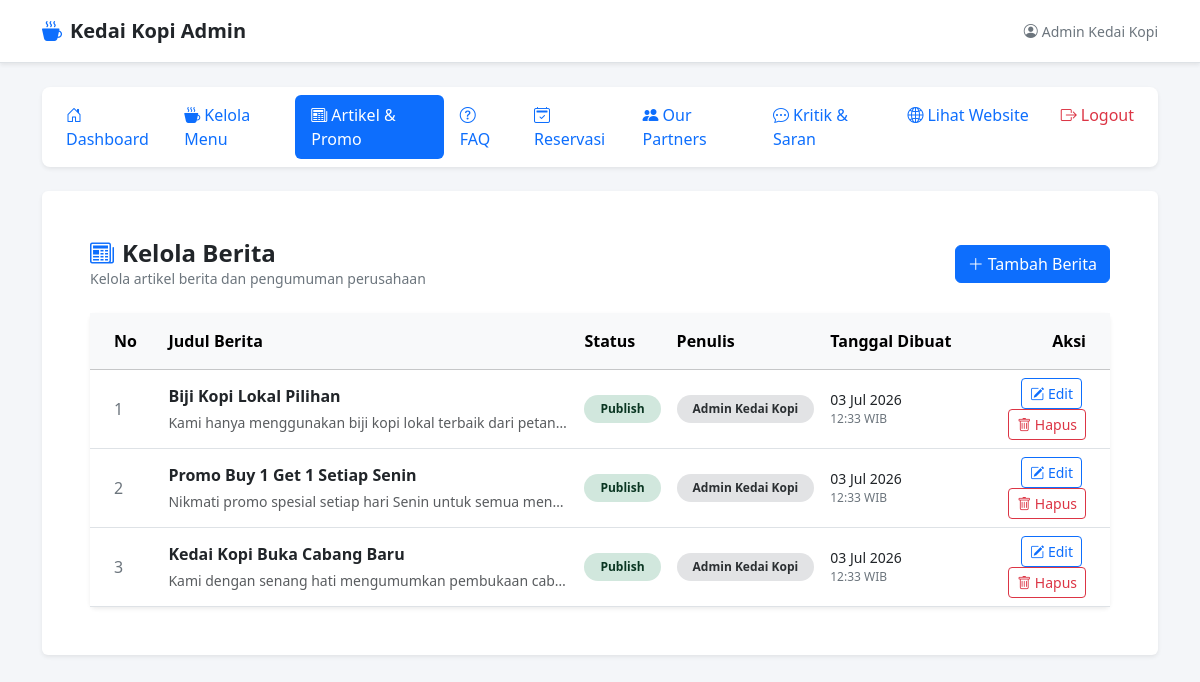
/dist/login/dashboard.php?page=berita (signed in), run on the app's committed database.
### tables this page shows
CREATE TABLE IF NOT EXISTS `berita` (
    `id` INT AUTO_INCREMENT PRIMARY KEY,
    `judul` VARCHAR(255) NOT NULL,
    `status` ENUM('Draft','Publish') NOT NULL DEFAULT 'Draft',
    `konten` TEXT NOT NULL,
    `penulis` VARCHAR(100) NOT NULL,
    `tanggal_dibuat` DATETIME DEFAULT CURRENT_TIMESTAMP,
    `tanggal_diperbarui` DATETIME DEFAULT CURRENT_TIMESTAMP ON UPDATE CURRENT_TIMESTAMP
);

### dist/login/berita/list.php (the view, shortened to what this page needs)
<?php
$beritaList = [];
$dbError = '';
$tableExists = true;
$checkTable = $conn->query("SHOW TABLES LIKE 'berita'");
if ($checkTable && $checkTable->num_rows > 0) {
    $result = $conn->query("SELECT * FROM `berita` ORDER BY `id` DESC");
    if ($result) {
        while ($row = $result->fetch_assoc()) {
            $beritaList[] = $row;
        }
    } else {
        $dbError = 'Gagal mengambil data berita: ' . $conn->error;
    }
} else {
    $tableExists = false;
}
?>
<div class="d-flex justify-content-between align-items-center mb-4 flex-wrap gap-2">
    <div>
        <h2 class="h4 mb-0 fw-bold text-dark"><i class="bi bi-newspaper me-2 text-primary"></i>Kelola Berita</h2>
        <p class="text-secondary small mb-0">Kelola artikel berita dan pengumuman perusahaan</p>
    </div>
    <div>
        <?php if ($tableExists): ?>
            <a href="dashboard.php?page=berita_create" class="btn btn-primary">
                <i class="bi bi-plus-lg me-1"></i>Tambah Berita
            </a>
        <?php endif; ?>
    </div>
</div>
<?php if (!$tableExists): ?>
    <div class="card border-0 shadow-sm p-5 text-center bg-white">
        <div class="display-1 text-warning mb-4">
            <i class="bi bi-exclamation-triangle"></i>
        </div>
        <h3 class="h4 text-dark mb-3">Tabel database tidak ditemukan!</h3>
        <p class="text-secondary mb-4 mx-auto" style="max-width: 500px;">
            Tabel `berita` belum dibuat di dalam database `<?= htmlspecialchars($nama_database) ?>`.
            Silakan klik tombol di bawah untuk menginisialisasi tabel dan data sampel secara otomatis.
        </p>
        <div>
            <a href="dashboard.php?page=setup_db" class="btn btn-warning px-4">
                <i class="bi bi-database-fill-gear me-2"></i>Jalankan Setup Database
            </a>
        </div>
    </div>
<?php elseif ($dbError !== ''): ?>
    <div class="alert alert-danger" role="alert">
        <i class="bi bi-exclamation-octagon-fill me-2"></i><?= htmlspecialchars($dbError) ?>
    </div>
<?php else: ?>
    <div class="card border-0 shadow-sm bg-white">
        <div class="card-body p-0">
            <div class="table-responsive">
                <table class="table table-hover align-middle mb-0" style="min-width: 700px;">
                    <thead class="table-light">
                        <tr>
                            <th scope="col" class="ps-4 py-3" style="width: 80px;">No</th>
                            <th scope="col" class="py-3">Judul Berita</th>
                            <th scope="col" class="py-3">Status</th>
                            <th scope="col" class="py-3" style="width: 150px;">Penulis</th>
                            <th scope="col" class="py-3" style="width: 180px;">Tanggal Dibuat</th>
                            <th scope="col" class="pe-4 py-3 text-end" style="width: 180px;">Aksi</th>
                        </tr>
                    </thead>
                    <tbody>
                        <?php if (count($beritaList) === 0): ?>
                            <tr>
                                <td colspan="6" class="text-center py-5 text-secondary">
                                    <i class="bi bi-folder-x fs-1 d-block mb-2 text-muted"></i>
                                    Belum ada berita yang diterbitkan.
                                </td>
                            </tr>
                        <?php else: ?>
                            <?php $no = 1; foreach ($beritaList as $berita): ?>
                                <tr>
                                    <td class="ps-4 fw-medium text-secondary"><?= $no++ ?></td>
                                    <td>
                                        <div class="fw-bold text-dark mb-1"><?= htmlspecialchars($berita['judul']) ?></div>
                                        <div class="text-muted small text-truncate" style="max-width: 400px;">
                                            <?= htmlspecialchars(strip_tags($berita['konten'])) ?>
                                        </div>
                                    </td>
                                    <td>
                                        <span class="badge bg-<?= $berita['status'] === 'Publish' ? 'success' : 'secondary' ?>-subtle text-<?= $berita['status'] === 'Publish' ? 'success' : 'secondary' ?>-emphasis rounded-pill px-3 py-2 small">
                                            <?= htmlspecialchars($berita['status']) ?>
                                        </span>
                                    </td>
                                    <td>
                                        <span class="badge bg-secondary-subtle text-secondary-emphasis rounded-pill px-3 py-2 small">
                                            <?= htmlspecialchars($berita['penulis']) ?>
                                        </span>
                                   </td>
                                    <td>
                                        <div class="text-dark small">
                                            <?= date('d M Y', strtotime($berita['tanggal_dibuat'])) ?>
                                        </div>
                                        <div class="text-secondary small" style="font-size: 0.75rem;">
                                            <?= date('H:i', strtotime($berita['tanggal_dibuat'])) ?> WIB
                                        </div>
                                    </td>
                                    <td class="pe-4 text-end">
                                        <a href="dashboard.php?page=berita_edit&id=<?= $berita['id'] ?>" class="btn btn-outline-primary btn-sm me-1" title="Edit">
                                            <i class="bi bi-pencil-square"></i> Edit
                                        </a>
                                        <button
                                            type="button"
                                            class="btn btn-outline-danger btn-sm"
                                            title="Hapus"
                                            data-bs-toggle="modal"
                                            data-bs-target="#deleteModal<?= $berita['id'] ?>"
                                        >
                                            <i class="bi bi-trash"></i> Hapus
                                        </button>
                                    </td>
                                </tr>
                            <?php endforeach; ?>
                        <?php endif; ?>
                    </tbody>
                </table>
            </div>
        </div>
    </div>
<?php endif; ?>

### dist/login/dashboard.php (style rules this page uses)
body { background-color: #f4f6f9; }

### data on the page
berita: judul "Biji Kopi Lokal Pilihan", konten "Kami hanya menggunakan biji kopi lokal terbaik dari petan…", status "Publish", penulis "Admin Kedai Kopi", tanggal_dibuat "03 Jul 2026", tanggal_dibuat "12:33"
berita: judul "Promo Buy 1 Get 1 Setiap Senin", konten "Nikmati promo spesial setiap hari Senin untuk semua men…", status "Publish", penulis "Admin Kedai Kopi", tanggal_dibuat "03 Jul 2026", tanggal_dibuat "12:33"
berita: judul "Kedai Kopi Buka Cabang Baru", konten "Kami dengan senang hati mengumumkan pembukaan cab…", status "Publish", penulis "Admin Kedai Kopi", tanggal_dibuat "03 Jul 2026", tanggal_dibuat "12:33"

### other printed values
$userName "Admin Kedai Kopi"
